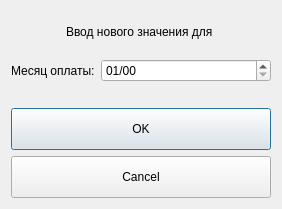
<?xml version="1.0" encoding="UTF-8"?>
<ui version="4.0">
 <class>Dialog_Input_New_Value</class>
 <widget class="QDialog" name="Dialog_Input_New_Value">
  <property name="geometry">
   <rect>
    <x>0</x>
    <y>0</y>
    <width>282</width>
    <height>209</height>
   </rect>
  </property>
  <property name="sizePolicy">
   <sizepolicy hsizetype="Maximum" vsizetype="Maximum">
    <horstretch>0</horstretch>
    <verstretch>0</verstretch>
   </sizepolicy>
  </property>
  <property name="windowTitle">
   <string>Dialog</string>
  </property>
  <property name="sizeGripEnabled">
   <bool>false</bool>
  </property>
  <property name="modal">
   <bool>false</bool>
  </property>
  <layout class="QGridLayout" name="gridLayout">
   <item row="0" column="0">
    <layout class="QVBoxLayout" name="verticalLayout">
     <property name="sizeConstraint">
      <enum>QLayout::SetMaximumSize</enum>
     </property>
     <item alignment="Qt::AlignHCenter">
      <widget class="QLabel" name="label">
       <property name="text">
        <string>Ввод нового значения для </string>
       </property>
       <property name="textFormat">
        <enum>Qt::AutoText</enum>
       </property>
      </widget>
     </item>
     <item>
      <layout class="QFormLayout" name="formLayout_Counters">
       <property name="fieldGrowthPolicy">
        <enum>QFormLayout::AllNonFixedFieldsGrow</enum>
       </property>
       <item row="0" column="0">
        <widget class="QLabel" name="label_6">
         <property name="text">
          <string>Месяц оплаты:</string>
         </property>
        </widget>
       </item>
       <item row="0" column="1">
        <widget class="QDateEdit" name="dateEdit">
         <property name="displayFormat">
          <string>MM/yy</string>
         </property>
         <property name="date">
          <date>
           <year>2000</year>
           <month>1</month>
           <day>1</day>
          </date>
         </property>
        </widget>
       </item>
      </layout>
     </item>
     <item>
      <widget class="QPushButton" name="pushButton_OK">
       <property name="sizePolicy">
        <sizepolicy hsizetype="Minimum" vsizetype="Minimum">
         <horstretch>0</horstretch>
         <verstretch>0</verstretch>
        </sizepolicy>
       </property>
       <property name="text">
        <string>OK</string>
       </property>
      </widget>
     </item>
     <item>
      <widget class="QPushButton" name="pushButton_Cancel">
       <property name="sizePolicy">
        <sizepolicy hsizetype="Minimum" vsizetype="Minimum">
         <horstretch>0</horstretch>
         <verstretch>0</verstretch>
        </sizepolicy>
       </property>
       <property name="text">
        <string>Cancel</string>
       </property>
      </widget>
     </item>
    </layout>
   </item>
  </layout>
 </widget>
 <resources/>
 <connections/>
</ui>
